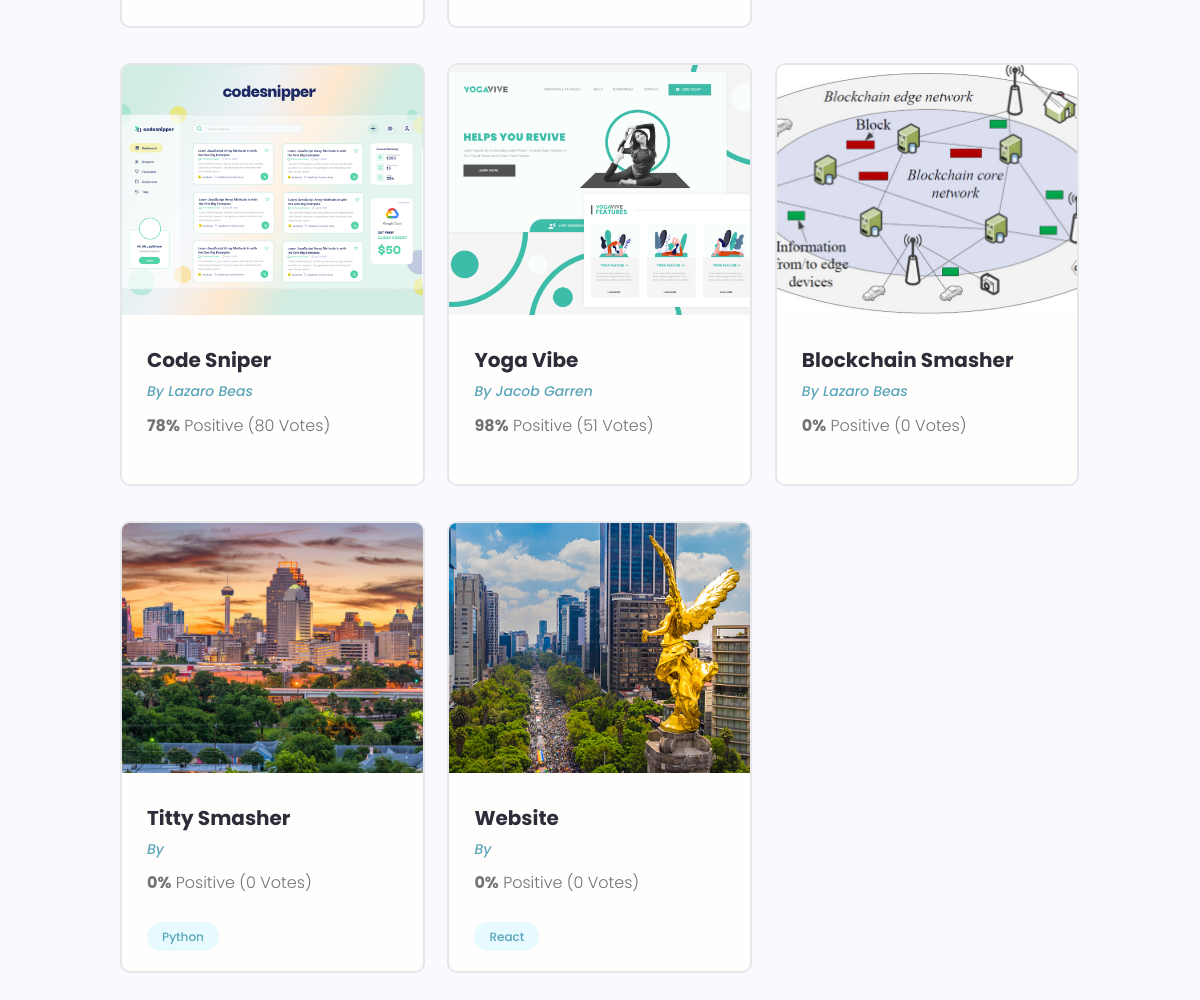
The page /projects/ (lower part) on the database as committed earlier.
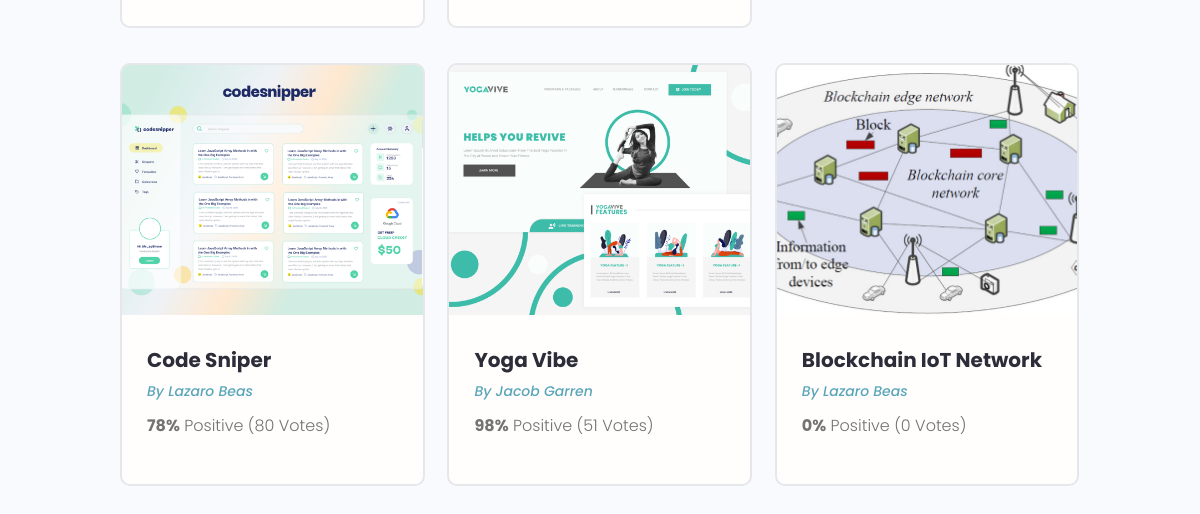
The same page on the database as committed later.
### projects/models.py (models this page shows, shortened)
class Project(models.Model):
    owner = models.ForeignKey(Profile, null=True, blank=True, on_delete=models.SET_NULL)
    title = models.CharField(max_length=150)
    description = models.TextField(null=True, blank=True)
    featured_image = models.ImageField(null=True, blank=True,default="default.jpg") #setting a default picture for featured image
    demo_link = models.CharField(max_length=2000, null=True, blank=True)
    source_link = models.CharField(max_length=2000, null=True, blank=True)
    tags = models.ManyToManyField('Tag', blank=True)
    vote_total = models.IntegerField(default=0, null=True, blank=True)
    vote_ratio = models.IntegerField(default=0, null=True, blank=True)
    created = models.DateTimeField(auto_now_add=True)
    id = models.UUIDField(default=uuid.uuid4, unique=True, primary_key=True, editable=False)

class Tag(models.Model):
    name = models.CharField(max_length=200)
    created = models.DateTimeField(auto_now_add=True)
    id = models.UUIDField(default=uuid.uuid4, unique=True, primary_key=True, editable=False)
    def __str__(self):
        return self.name

### users/models.py (models this page shows, shortened)
class Profile(models.Model):
    user = models.OneToOneField(User, on_delete=models.CASCADE, null=True, blank=True)
    username = models.CharField(max_length=200, blank=True, null=True)
    loacation = models.CharField(max_length=200, blank=True, null=True)
    name = models.CharField(max_length=200, blank=True, null=True)
    email = models.EmailField(max_length=300, blank=True, null=True)
    pitch = models.CharField(max_length=200, blank=True, null=True)
    bio = models.TextField(blank=True, null=True)
    profile_image = models.ImageField(null=True, blank=True, upload_to='profile-pics/', default='profile-pics/user-default.png',)
    social_github = models.CharField(max_length=200, blank=True, null=True)
    social_twitter = models.CharField(max_length=200, blank=True, null=True)
    social_linkedin = models.CharField(max_length=200, blank=True, null=True)
    created = models.DateTimeField(auto_now_add=True)
    id = models.UUIDField(default=uuid.uuid4, unique=True, primary_key=True, editable=False)

### projects/views.py (the view)
# urls.py: path('projects/', include('projects.urls')),
def projects(request):
    projects = Project.objects.all()
    context = {'projects': projects}
    return render(request, 'projects/projects.html', context)

### projects/templates/projects/projects.html (shortened to what this page needs)
<!DOCTYPE html>
<html lang="en">
<head>
</head>
<body>
{% extends 'main.html' %}
{% block content %}
  <main class="projects">
    <section class="projectsList">
      <div class="container">
        <div class="grid grid--three">
          {% for project in projects %}
          <div class="column">
            <div class="card project">
              <a href="{% url 'project' project.id %}" class="project">
                <img class="project__thumbnail" src="{{project.featured_image.url}}" alt="project thumbnail" />
                <div class="card__body">
                  <h3 class="project__title">{{project.title}}</h3>
                  <p><a class="project__author" href="{% url 'user-profile' project.owner.id %}">By {{ project.owner.name}}</a></p>
                  <p class="project--rating">
                    <span style="font-weight: bold;">{{ project.vote_ratio }}%</span> Positive
                    ({{ project.vote_total }} Vote{{project.vote_total|pluralize:"s"}})
                  </p>
                  <div class="project__tags">
                      {% for tag in project.tags.all %}
                    <span class="tag tag--pill tag--main">
                      <small>{{ tag }}</small>
                    </span>
                      {% endfor %}
                  </div>
                </div>
              </a>
            </div>
          </div>
          {% endfor %}
        </div>
      </div>
    </section>
  </main>
</body>
{% endblock content %}

Rows that differ between the two databases and show on the page:
removed Project: featured_image (picture), title "Titty Smasher", vote_ratio "0", vote_total "0"
no longer on this page (row unchanged): Tag: name "Python", shown under "Titty Smasher"
removed Project: featured_image (picture), title "Website", vote_ratio "0", vote_total "0"
no longer on this page (row unchanged): Tag: name "React", shown under "Website"
changed Project: title "Blockchain Smasher" → "Blockchain IoT Network"
